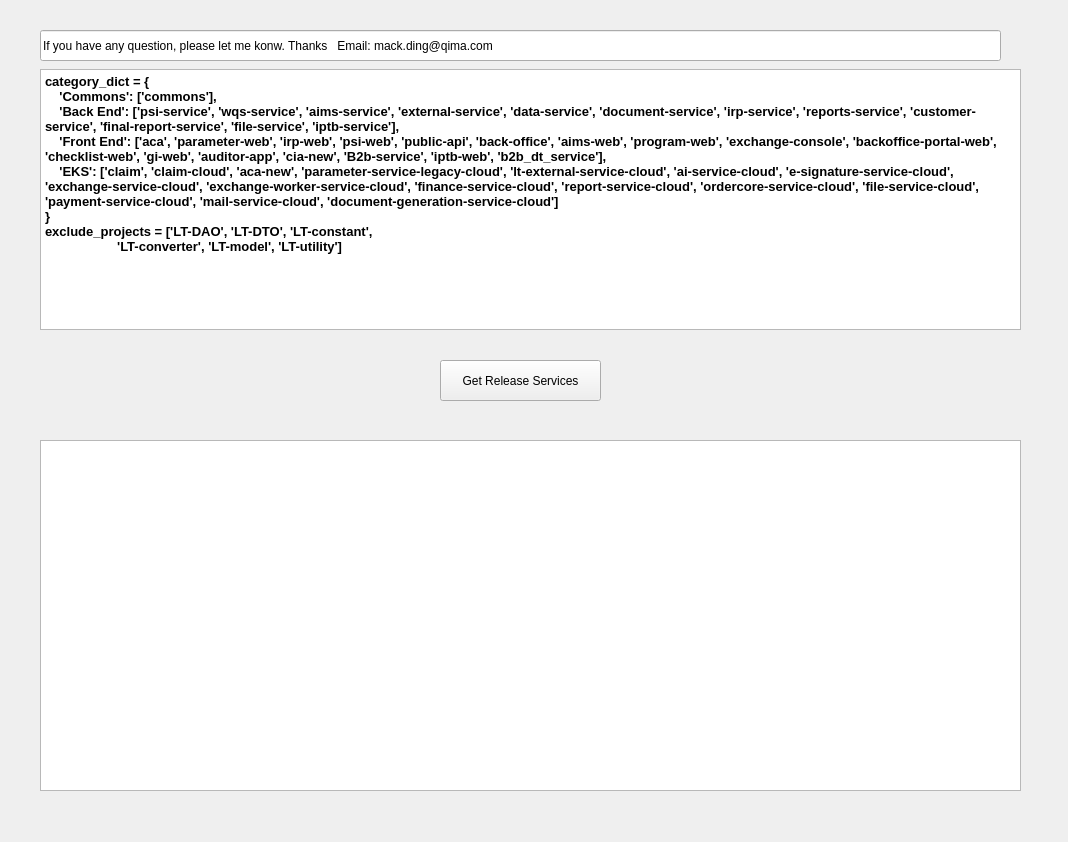
<?xml version="1.0" encoding="UTF-8"?>
<ui version="4.0">
 <class>Form</class>
 <widget class="QWidget" name="Form">
  <property name="geometry">
   <rect>
    <x>0</x>
    <y>0</y>
    <width>1068</width>
    <height>842</height>
   </rect>
  </property>
  <property name="windowTitle">
   <string>Form</string>
  </property>
  <widget class="QTextEdit" name="textEdit">
   <property name="geometry">
    <rect>
     <x>40</x>
     <y>69</y>
     <width>981</width>
     <height>261</height>
    </rect>
   </property>
   <property name="html">
    <string>&lt;!DOCTYPE HTML PUBLIC &quot;-//W3C//DTD HTML 4.0//EN&quot; &quot;http://www.w3.org/TR/REC-html40/strict.dtd&quot;&gt;
&lt;html&gt;&lt;head&gt;&lt;meta name=&quot;qrichtext&quot; content=&quot;1&quot; /&gt;&lt;style type=&quot;text/css&quot;&gt;
p, li { white-space: pre-wrap; }
&lt;/style&gt;&lt;/head&gt;&lt;body style=&quot; font-family:'MS Shell Dlg 2'; font-size:7.8pt; font-weight:400; font-style:normal;&quot;&gt;
&lt;p style=&quot; margin-top:0px; margin-bottom:0px; margin-left:0px; margin-right:0px; -qt-block-indent:0; text-indent:0px;&quot;&gt;&lt;span style=&quot; font-size:10pt; font-weight:600;&quot;&gt;category_dict = {&lt;/span&gt;&lt;/p&gt;
&lt;p style=&quot; margin-top:0px; margin-bottom:0px; margin-left:0px; margin-right:0px; -qt-block-indent:0; text-indent:0px;&quot;&gt;&lt;span style=&quot; font-size:10pt; font-weight:600;&quot;&gt;    'Commons': ['commons'],&lt;/span&gt;&lt;/p&gt;
&lt;p style=&quot; margin-top:0px; margin-bottom:0px; margin-left:0px; margin-right:0px; -qt-block-indent:0; text-indent:0px;&quot;&gt;&lt;span style=&quot; font-size:10pt; font-weight:600;&quot;&gt;    'Back End': ['psi-service', 'wqs-service', 'aims-service', 'external-service', 'data-service', 'document-service', 'irp-service', 'reports-service', 'customer-service', 'final-report-service', 'file-service', 'iptb-service'],&lt;/span&gt;&lt;/p&gt;
&lt;p style=&quot; margin-top:0px; margin-bottom:0px; margin-left:0px; margin-right:0px; -qt-block-indent:0; text-indent:0px;&quot;&gt;&lt;span style=&quot; font-size:10pt; font-weight:600;&quot;&gt;    'Front End': ['aca', 'parameter-web', 'irp-web', 'psi-web', 'public-api', 'back-office', 'aims-web', 'program-web', 'exchange-console', 'backoffice-portal-web', 'checklist-web', 'gi-web', 'auditor-app', 'cia-new', 'B2b-service', 'iptb-web', 'b2b_dt_service'],&lt;/span&gt;&lt;/p&gt;
&lt;p style=&quot; margin-top:0px; margin-bottom:0px; margin-left:0px; margin-right:0px; -qt-block-indent:0; text-indent:0px;&quot;&gt;&lt;span style=&quot; font-size:10pt; font-weight:600;&quot;&gt;    'EKS': ['claim', 'claim-cloud', 'aca-new', 'parameter-service-legacy-cloud', 'lt-external-service-cloud', 'ai-service-cloud', 'e-signature-service-cloud', 'exchange-service-cloud', 'exchange-worker-service-cloud', 'finance-service-cloud', 'report-service-cloud', 'ordercore-service-cloud', 'file-service-cloud', 'payment-service-cloud', 'mail-service-cloud', 'document-generation-service-cloud']&lt;/span&gt;&lt;/p&gt;
&lt;p style=&quot; margin-top:0px; margin-bottom:0px; margin-left:0px; margin-right:0px; -qt-block-indent:0; text-indent:0px;&quot;&gt;&lt;span style=&quot; font-size:10pt; font-weight:600;&quot;&gt;}&lt;/span&gt;&lt;/p&gt;
&lt;p style=&quot; margin-top:0px; margin-bottom:0px; margin-left:0px; margin-right:0px; -qt-block-indent:0; text-indent:0px;&quot;&gt;&lt;span style=&quot; font-size:10pt; font-weight:600;&quot;&gt;exclude_projects = ['LT-DAO', 'LT-DTO', 'LT-constant',&lt;/span&gt;&lt;/p&gt;
&lt;p style=&quot; margin-top:0px; margin-bottom:0px; margin-left:0px; margin-right:0px; -qt-block-indent:0; text-indent:0px;&quot;&gt;&lt;span style=&quot; font-size:10pt; font-weight:600;&quot;&gt;                    'LT-converter', 'LT-model', 'LT-utility']&lt;/span&gt;&lt;/p&gt;&lt;/body&gt;&lt;/html&gt;</string>
   </property>
  </widget>
  <widget class="QPushButton" name="pushButton">
   <property name="geometry">
    <rect>
     <x>440</x>
     <y>360</y>
     <width>161</width>
     <height>41</height>
    </rect>
   </property>
   <property name="text">
    <string>Get Release Services</string>
   </property>
  </widget>
  <widget class="QTextEdit" name="textEdit_2">
   <property name="geometry">
    <rect>
     <x>40</x>
     <y>440</y>
     <width>981</width>
     <height>351</height>
    </rect>
   </property>
  </widget>
  <widget class="QLineEdit" name="lineEdit">
   <property name="geometry">
    <rect>
     <x>40</x>
     <y>30</y>
     <width>961</width>
     <height>31</height>
    </rect>
   </property>
   <property name="text">
    <string>If you have any question, please let me konw. Thanks   Email: mack.ding@qima.com</string>
   </property>
  </widget>
 </widget>
 <resources/>
 <connections/>
</ui>
